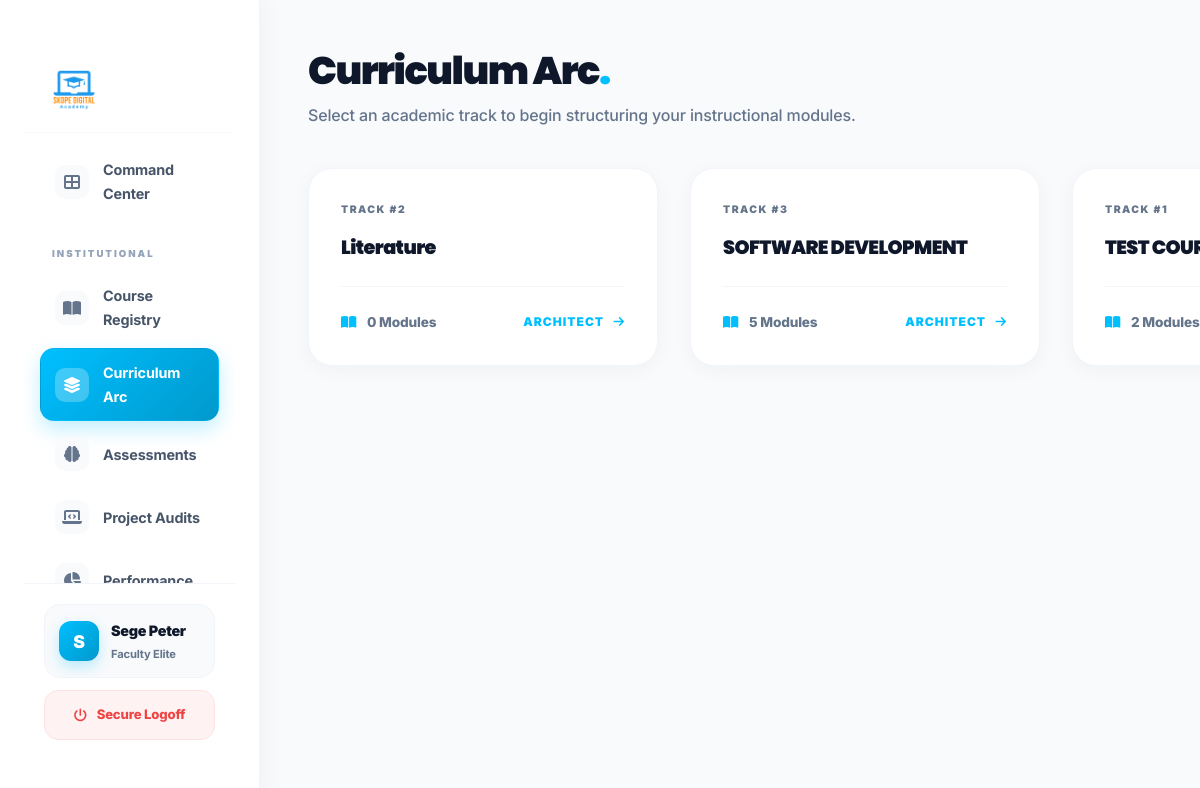
/tutor/lessons.php (signed in), run on the app's committed database.
### tables this page shows
CREATE TABLE `courses` (
  `id` int(11) NOT NULL AUTO_INCREMENT,
  `tutor_id` int(11) NOT NULL,
  `category_id` int(11) DEFAULT NULL,
  `title` varchar(255) NOT NULL,
  `slug` varchar(280) DEFAULT NULL,
  `description` text DEFAULT NULL,
  `level` enum('beginner','intermediate','advanced') DEFAULT 'beginner',
  `price` decimal(10,2) DEFAULT 0.00,
  `thumbnail` varchar(255) DEFAULT NULL,
  `preview_video` varchar(255) DEFAULT NULL,
  `status` enum('draft','pending','published','archived') DEFAULT 'draft',
  `duration_hours` decimal(5,1) DEFAULT 0.0,
  `total_lessons` int(11) DEFAULT 0,
  `enrolled_count` int(11) DEFAULT 0,
  `avg_rating` decimal(3,2) DEFAULT 0.00,
  `created_at` datetime DEFAULT current_timestamp(),
  PRIMARY KEY (`id`),
  KEY `tutor_id` (`tutor_id`),
  KEY `category_id` (`category_id`)
);

### tutor/lessons.php (the view, shortened to what this page needs)
<?php
$course_id = isset($_GET['course_id']) ? (int)$_GET['course_id'] : null;
require_once 'includes/header.php';
$stmt = $pdo->prepare("SELECT * FROM courses WHERE tutor_id=? ORDER BY title ASC");
$stmt->execute([$tutor['id']]);
$my_all_courses = $stmt->fetchAll();
?>
<?php require_once 'includes/sidebar.php'; ?>
<main class="main-content">
<header class="portal-header" style="margin-bottom: 40px; display: flex; justify-content: space-between; align-items: center; flex-wrap: wrap; gap: 20px;">
    <?php if (!$course_id): ?>
        <div class="greeting">
            <h1 style="font-size: clamp(1.8rem, 5vw, 2.4rem); font-weight: 950; margin: 0; letter-spacing: -1.5px; color: var(--text-main);">Curriculum Arc<span style="color: var(--primary);">.</span></h1>
            <p style="color: var(--text-dim); margin-top: 8px; font-weight: 500; font-size: 1rem;">Select an academic track to begin structuring your instructional modules.</p>
        </div>
    <?php endif; ?>
</header>
    <?php if (!$course_id): ?>
        <div class="course-grid" style="display: grid; grid-template-columns: repeat(auto-fill, minmax(350px, 1fr)); gap: 32px; max-width: 1400px; margin: 0 auto;">
            <?php foreach($my_all_courses as $c): ?>
                <a href="?course_id=<?= $c['id'] ?>" style="text-decoration:none;">
                    <div class="premium-card" style="padding: 32px; height: 100%; display: flex; flex-direction: column; transition: 0.3s;">
                        <span style="display: block; font-size: 0.65rem; font-weight: 950; color: var(--text-dim); text-transform: uppercase; letter-spacing: 1.5px; margin-bottom: 16px;">Track #<?= $c['id'] ?></span>
                        <h3 style="margin: 0 0 24px; font-size: 1.2rem; font-weight: 950; color: var(--text-main); line-height: 1.4;"><?= htmlspecialchars($c['title']) ?></h3>
                        <div style="margin-top: auto; display: flex; justify-content: space-between; align-items: center; border-top: 1px solid #f1f5f9; padding-top: 24px;">
                           <div style="font-size: 0.85rem; color: var(--text-dim); font-weight: 800;"><i class="fas fa-book-open" style="color: var(--primary); margin-right: 8px;"></i> <?= $c['total_lessons'] ?> Modules</div>
                           <span style="font-size: 0.75rem; font-weight: 900; color: var(--primary); text-transform: uppercase; letter-spacing: 1px;">ARCHITECT <i class="fas fa-arrow-right" style="margin-left: 6px;"></i></span>
                        </div>
                    </div>
                </a>
            <?php endforeach; ?>
        </div>
    <?php endif; ?>
</main>
</body>
</html>

### assets/css/main.css (style rules this page uses)
:root { --primary: #00BFFF; --primary-dark: #0080FF; --primary-glow: rgba(0, 191, 255, 0.12); --secondary: #FF8C00; --secondary-dark:#E67E00; --secondary-glow:rgba(255, 140, 0, 0.12); --slate-900: #0f172a; --slate-800: #1e293b; --slate-700: #334155; --slate-100: #f1f5f9; --white: #FFFFFF; --bg-light: #F8FAFC; --dark: #0f172a; --dark-card: #ffffff; --dark-border: #e2e8f0; --glass-bg: rgba(255, 255, 255, 0.7); --glass-border: rgba(255, 255, 255, 0.4); --text-main: #0f172a; --text-muted: #475569; --text-dim: #64748b; --success: #10B981; --warning: #F59E0B; --danger: #EF4444; --radius-sm: 8px; --radius: 14px; --radius-lg: 24px; --radius-xl: 32px; --shadow-premium: 0 20px 40px -15px rgba(15, 23, 42, 0.1); --shadow-lg: 0 25px 50px -12px rgba(0, 0, 0, 0.08); --transition: 0.4s cubic-bezier(0.16, 1, 0.3, 1); --font-main: 'Inter', sans-serif; --font-heading: 'Poppins', sans-serif; --vid-indigo: #3B3C68; --vid-indigo-dark:#2A2B4D; --vid-light: #F8FAFD; --vid-slate: #1E293B; }
*, *::before, *::after { box-sizing: border-box; margin: 0; padding: 0; }
html { scroll-behavior: smooth; font-size: 16px; }
body { font-family: var(--font-main); background: var(--bg-light); color: var(--text-main); line-height: 1.65; overflow-x: hidden; -webkit-font-smoothing: antialiased; letter-spacing: -0.01em; }
h1, h2, h3, h4, h5, h6 { font-family: var(--font-heading); font-weight: 800; color: #1e293b; letter-spacing: -0.03em; }
a { color: var(--primary); text-decoration: none; transition: color var(--transition); }
h1, h2, h3, h4, h5, h6 { font-weight: 700; line-height: 1.2; color: var(--text-primary); }
h1 { font-size: clamp(2rem, 5vw, 3.5rem); }
h3 { font-size: clamp(1.2rem, 3vw, 1.75rem); }
.premium-card { background: var(--white); border: 1px solid var(--dark-border); border-radius: var(--radius-lg); padding: 40px; transition: var(--transition); box-shadow: var(--shadow-premium); position: relative; overflow: hidden; }
:root { --sidebar-w: 280px; }
html, body { min-height: 100vh; width: 100%; }
.main-content { margin-left: var(--sidebar-w); min-height: 100vh; padding: 40px 60px; background: var(--bg-light); width: auto; position: relative; transition: all var(--transition); }
:root { --sidebar-w: 260px; }
.main-content { margin-left: var(--sidebar-w); padding: 32px 48px; }
@media (max-width: 1366px) { .main-content { padding: 24px 32px; } }

### assets/css/admin.css (style rules this page uses)
:root { --primary: #00AEEF; --primary-glow: rgba(0, 174, 239, 0.12); --secondary: #FF8C00; --accent: #6366F1; --success: #10B981; --danger: #EF4444; --warning: #F59E0B; --bg-main: #F8FAFC; --bg-sidebar: #FFFFFF; --surface: #FFFFFF; --surface-glass: rgba(255, 255, 255, 0.9); --text-main: #0F172A; --text-dim: #64748B; --text-muted: #94A3B8; --border: #E2E8F0; --border-light: rgba(226, 232, 240, 0.6); --shadow-sm: 0 4px 12px rgba(15, 23, 42, 0.04); --shadow-md: 0 12px 30px rgba(15, 23, 42, 0.08); --shadow-lg: 0 20px 50px rgba(15, 23, 42, 0.12); --shadow-premium: 0 30px 60px -12px rgba(15, 23, 42, 0.18); --radius-sm: 12px; --radius-md: 20px; --radius-lg: 32px; --sidebar-w: 280px; --header-h: 80px; --transition: 0.4s cubic-bezier(0.4, 0, 0.2, 1); --grad-primary: linear-gradient(135deg, #00AEEF 0%, #0072FF 100%); --grad-dark: linear-gradient(135deg, #0f172a 0%, #1e293b 100%); }
* { box-sizing: border-box; margin: 0; padding: 0; }
body.dashboard-body { background: var(--bg-main); color: var(--text-main); font-family: 'Inter', sans-serif; display: flex; overflow-x: hidden; }
.main-content { margin-left: var(--sidebar-w); flex: 1; min-height: 100vh; display: flex; flex-direction: column; transition: var(--transition); }
.premium-card { background: var(--surface); border-radius: var(--radius-md); padding: 32px; box-shadow: var(--shadow-sm); border: 1px solid var(--border); transition: var(--transition); }

### assets/css/tutor-layout.css (style rules this page uses)
body.dashboard-body { margin: 0; padding: 0; background: #f8fafc; font-family: 'Inter', sans-serif; overflow-x: hidden; }
.main-content { margin-left: 260px; min-height: 100vh; background: #f8fafc; width: calc(100% - 260px); box-sizing: border-box; padding: clamp(24px, 5vw, 48px); transition: margin-left 0.35s cubic-bezier(0.16, 1, 0.3, 1), padding 0.3s ease; overflow-x: hidden; }
.portal-header { display: flex; align-items: center; justify-content: space-between; flex-wrap: wrap; gap: 20px; margin-bottom: 40px; }
.premium-card { transition: transform 0.3s cubic-bezier(0.16, 1, 0.3, 1), box-shadow 0.3s ease; }

### data on the page
courses: id "2", title "Literature", total_lessons "0"
courses: id "3", title "SOFTWARE DEVELOPMENT", total_lessons "5"
courses: id "1", title "TEST…", total_lessons "2"

### other printed values
substr($tutor['name'] ?? 'T', 0, 1) "S"
$tutor['name'] "Sege Peter"
